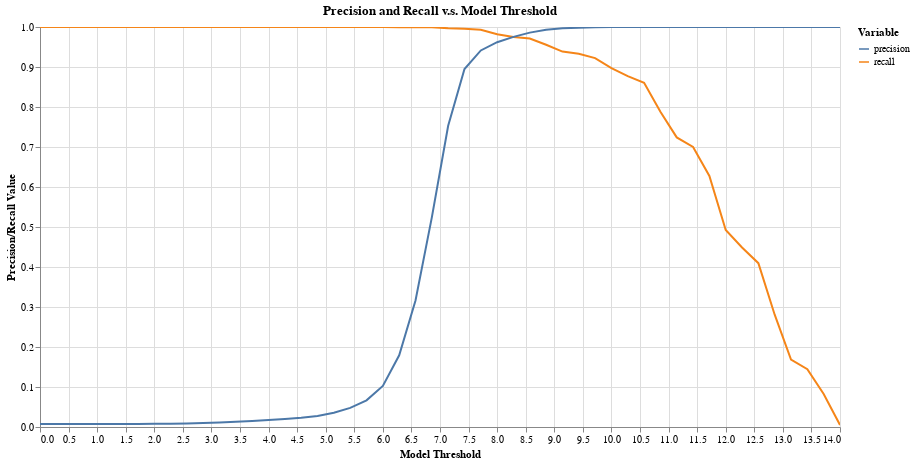

The cell this chart's notebook holds for it:
### Markdown cell above
The plot precision and recall at varying score thresholds reinforces what we noted earlier in the score distribution - that our most suitable cutoff is in the range of 7 to 9.5. It relies on your own particular use case to determine exactly where the cutoff should be set (e.g. Is recall more important than precision, or vice versa?).

### Code cell
tutorial.plot_precision_recall_vs_threshold(df_eval)

### Figure 1 — Vega-Lite specification as saved in the notebook (floating-point values rounded to 4 significant figures)
{"config": {"view": {"continuousWidth": 400, "continuousHeight": 300}}, "data": {"name": "data-564be82d3c15375b53e04059f627a4a6"}, "mark": "line", "encoding": {"color": {"type": "nominal", "field": "variable", "legend": {"title": "Variable"}}, "tooltip": [{"type": "nominal", "field": "variable"}, {"type": "quantitative", "field": "threshold"}, {"type": "quantitative", "field": "value"}], "x": {"type": "quantitative", "axis": {"title": "Model Threshold"}, "field": "threshold"}, "y": {"type": "quantitative", "axis": {"title": "Precision/Recall Value"}, "field": "value", "scale": {"domain": [0, 1]}}}, "height": 400, "selection": {"selector003": {"type": "interval", "bind": "scales", "encodings": ["x", "y"]}}, "title": "Precision and Recall v.s. Model Threshold", "width": 800, "$schema": "https://vega.github.io/schema/vega-lite/v4.8.1.json", "datasets": {"data-564be82d3c15375b53e04059f627a4a6": [{"threshold": 0.0, "variable": "recall", "value": 1.0}, {"threshold": 0.2857, "variable": "recall", "value": 1.0}, {"threshold": 0.5714, "variable": "recall", "value": 1.0}, {"threshold": 0.8571, "variable": "recall", "value": 1.0}, {"threshold": 1.143, "variable": "recall", "value": 1.0}, {"threshold": 1.429, "variable": "recall", "value": 1.0}, {"threshold": 1.714, "variable": "recall", "value": 1.0}, {"threshold": 2.0, "variable": "recall", "value": 1.0}, {"threshold": 2.286, "variable": "recall", "value": 1.0}, {"threshold": 2.571, "variable": "recall", "value": 1.0}, {"threshold": 2.857, "variable": "recall", "value": 1.0}, {"threshold": 3.143, "variable": "recall", "value": 1.0}, {"threshold": 3.429, "variable": "recall", "value": 1.0}, {"threshold": 3.714, "variable": "recall", "value": 1.0}, {"threshold": 4.0, "variable": "recall", "value": 1.0}, {"threshold": 4.286, "variable": "recall", "value": 1.0}, {"threshold": 4.571, "variable": "recall", "value": 1.0}, {"threshold": 4.857, "variable": "recall", "value": 1.0}, {"threshold": 5.143, "variable": "recall", "value": 1.0}, {"threshold": 5.429, "variable": "recall", "value": 1.0}, {"threshold": 5.714, "variable": "recall", "value": 1.0}, {"threshold": 6.0, "variable": "recall", "value": 0.9998}, {"threshold": 6.286, "variable": "recall", "value": 0.9996}, {"threshold": 6.571, "variable": "recall", "value": 0.9996}, {"threshold": 6.857, "variable": "recall", "value": 0.9994}, {"threshold": 7.143, "variable": "recall", "value": 0.997}, {"threshold": 7.429, "variable": "recall", "value": 0.9956}, {"threshold": 7.714, "variable": "recall", "value": 0.993}, {"threshold": 8.0, "variable": "recall", "value": 0.9818}, {"threshold": 8.286, "variable": "recall", "value": 0.975}, {"threshold": 8.571, "variable": "recall", "value": 0.9712}, {"threshold": 8.857, "variable": "recall", "value": 0.9556}, {"threshold": 9.143, "variable": "recall", "value": 0.9386}, {"threshold": 9.429, "variable": "recall", "value": 0.9332}, {"threshold": 9.714, "variable": "recall", "value": 0.9222}, {"threshold": 10.0, "variable": "recall", "value": 0.897}, {"threshold": 10.29, "variable": "recall", "value": 0.877}, {"threshold": 10.57, "variable": "recall", "value": 0.8604}, {"threshold": 10.86, "variable": "recall", "value": 0.7882}, {"threshold": 11.14, "variable": "recall", "value": 0.724}, {"threshold": 11.43, "variable": "recall", "value": 0.7002}, {"threshold": 11.71, "variable": "recall", "value": 0.6276}, {"threshold": 12.0, "variable": "recall", "value": 0.4924}, {"threshold": 12.29, "variable": "recall", "value": 0.4488}, {"threshold": 12.57, "variable": "recall", "value": 0.4096}, {"threshold": 12.86, "variable": "recall", "value": 0.2808}, {"threshold": 13.14, "variable": "recall", "value": 0.1686}, {"threshold": 13.43, "variable": "recall", "value": 0.1446}, {"threshold": 13.71, "variable": "recall", "value": 0.0826}, {"threshold": 14.0, "variable": "recall", "value": 0.0052}, {"threshold": 0.0, "variable": "precision", "value": 0.00765}, {"threshold": 0.2857, "variable": "precision", "value": 0.00765}, {"threshold": 0.5714, "variable": "precision", "value": 0.00765}, {"threshold": 0.8571, "variable": "precision", "value": 0.00765}, {"threshold": 1.143, "variable": "precision", "value": 0.007652}, {"threshold": 1.429, "variable": "precision", "value": 0.007671}, {"threshold": 1.714, "variable": "precision", "value": 0.00774}, {"threshold": 2.0, "variable": "precision", "value": 0.00794}, {"threshold": 2.286, "variable": "precision", "value": 0.008357}, {"threshold": 2.571, "variable": "precision", "value": 0.009058}, {"threshold": 2.857, "variable": "precision", "value": 0.01007}, {"threshold": 3.143, "variable": "precision", "value": 0.01135}, {"threshold": 3.429, "variable": "precision", "value": 0.01298}, {"threshold": 3.714, "variable": "precision", "value": 0.01508}, {"threshold": 4.0, "variable": "precision", "value": 0.01747}, {"threshold": 4.286, "variable": "precision", "value": 0.02001}, {"threshold": 4.571, "variable": "precision", "value": 0.02312}, {"threshold": 4.857, "variable": "precision", "value": 0.02769}, {"threshold": 5.143, "variable": "precision", "value": 0.03554}, {"threshold": 5.429, "variable": "precision", "value": 0.04789}, {"threshold": 5.714, "variable": "precision", "value": 0.06663}, {"threshold": 6.0, "variable": "precision", "value": 0.1027}, {"threshold": 6.286, "variable": "precision", "value": 0.1793}, {"threshold": 6.571, "variable": "precision", "value": 0.3162}, {"threshold": 6.857, "variable": "precision", "value": 0.524}, {"threshold": 7.143, "variable": "precision", "value": 0.7529}, {"threshold": 7.429, "variable": "precision", "value": 0.895}, {"threshold": 7.714, "variable": "precision", "value": 0.9414}, {"threshold": 8.0, "variable": "precision", "value": 0.962}, {"threshold": 8.286, "variable": "precision", "value": 0.9754}, {"threshold": 8.571, "variable": "precision", "value": 0.986}, {"threshold": 8.857, "variable": "precision", "value": 0.9929}, {"threshold": 9.143, "variable": "precision", "value": 0.9968}, {"threshold": 9.429, "variable": "precision", "value": 0.9983}, {"threshold": 9.714, "variable": "precision", "value": 0.9996}, {"threshold": 10.0, "variable": "precision", "value": 1.0}, {"threshold": 10.29, "variable": "precision", "value": 1.0}, {"threshold": 10.57, "variable": "precision", "value": 1.0}, {"threshold": 10.86, "variable": "precision", "value": 1.0}, {"threshold": 11.14, "variable": "precision", "value": 1.0}, {"threshold": 11.43, "variable": "precision", "value": 1.0}, {"threshold": 11.71, "variable": "precision", "value": 1.0}, {"threshold": 12.0, "variable": "precision", "value": 1.0}, {"threshold": 12.29, "variable": "precision", "value": 1.0}, {"threshold": 12.57, "variable": "precision", "value": 1.0}, {"threshold": 12.86, "variable": "precision", "value": 1.0}, {"threshold": 13.14, "variable": "precision", "value": 1.0}, {"threshold": 13.43, "variable": "precision", "value": 1.0}, {"threshold": 13.71, "variable": "precision", "value": 1.0}, {"threshold": 14.0, "variable": "precision", "value": 1.0}]}}
